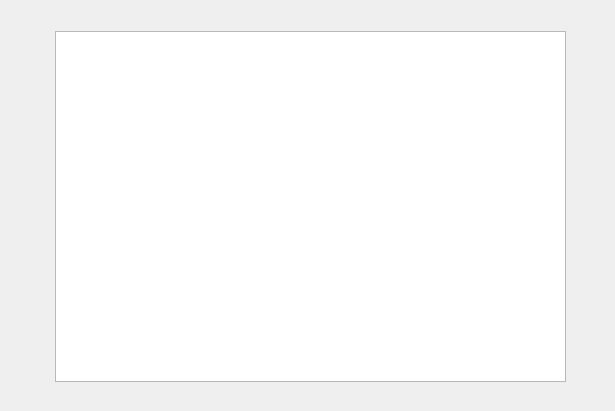
<?xml version="1.0" encoding="UTF-8"?>
<ui version="4.0">
 <class>DialogHelp</class>
 <widget class="QDialog" name="DialogHelp">
  <property name="geometry">
   <rect>
    <x>0</x>
    <y>0</y>
    <width>615</width>
    <height>411</height>
   </rect>
  </property>
  <property name="windowTitle">
   <string>Dialog</string>
  </property>
  <widget class="QTableView" name="tableView">
   <property name="geometry">
    <rect>
     <x>55</x>
     <y>31</y>
     <width>511</width>
     <height>351</height>
    </rect>
   </property>
  </widget>
 </widget>
 <resources/>
 <connections/>
</ui>
